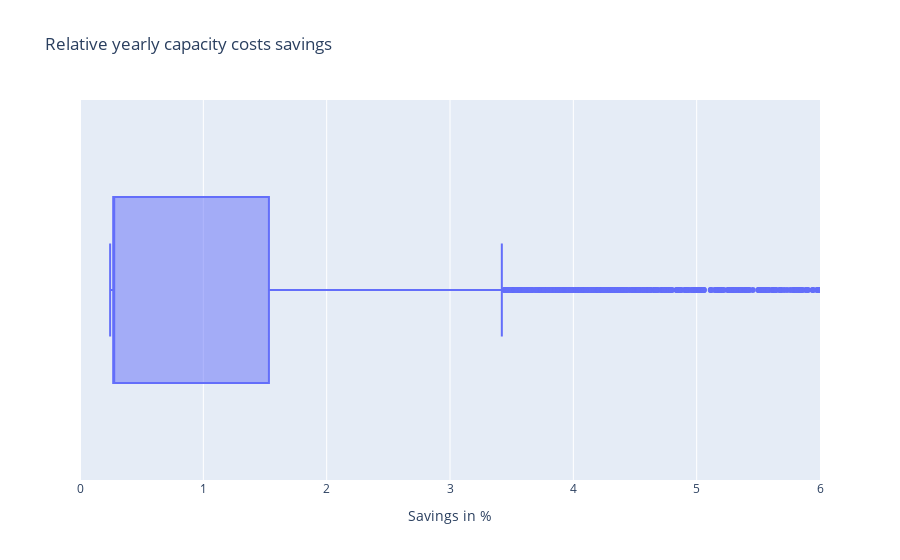

The notebook cell this image was saved under:
### Code cell
perc_yearly_cap_cost_savings = (abs_diff["grid_capacity_costs_eur"] / baseline["grid_capacity_costs_eur"]) * 100
median_perc_yearly_cap_cost_savings = perc_yearly_cap_cost_savings.median()
print(f"{median_perc_yearly_cap_cost_savings=:.2f} %")
mean_perc_yearly_cap_cost_savings = perc_yearly_cap_cost_savings.mean()
print(f"{mean_perc_yearly_cap_cost_savings=:.2f} %")
min_perc_yearly_cap_cost_savings = perc_yearly_cap_cost_savings.min()
print(f"{min_perc_yearly_cap_cost_savings=:.2f} %")
max_perc_yearly_cap_cost_savings = perc_yearly_cap_cost_savings.max()
print(f"{max_perc_yearly_cap_cost_savings=:.2f} %")
q95_perc_yearly_cap_cost_savings = perc_yearly_cap_cost_savings.quantile(0.8)
print(f"{q95_perc_yearly_cap_cost_savings=:.2f} %")
print("-----------------------")
n_profiles_1pct_yearly_cap_cost_savings = len(perc_yearly_cap_cost_savings[perc_yearly_cap_cost_savings > 1])
print(f"Number of profiles with more than 1% yearly savings: {n_profiles_1pct_yearly_cap_cost_savings}")
perc_profiles_1pct_yearly_cap_cost_savings = (len(perc_yearly_cap_cost_savings[perc_yearly_cap_cost_savings > 1]) / len(perc_yearly_savings)) * 100
print(f"Percentage of profiles with more than 1% yearly savings: {perc_profiles_1pct_yearly_cap_cost_savings:.2f} %")
n_profiles_2pct_yearly_cap_cost_savings = len(perc_yearly_cap_cost_savings[perc_yearly_cap_cost_savings > 2])
print(f"Number of profiles with more than 2% yearly savings: {n_profiles_2pct_yearly_cap_cost_savings}")
perc_profiles_2pct_yearly_cap_cost_savings = (len(perc_yearly_cap_cost_savings[perc_yearly_cap_cost_savings > 2]) / len(perc_yearly_savings)) * 100
print(f"Percentage of profiles with more than 2% yearly savings: {perc_profiles_2pct_yearly_cap_cost_savings:.2f} %")


fig_df = pd.DataFrame()
fig_df["Savings"] = perc_yearly_savings.copy()
fig_df = fig_df.rename(columns={"Savings": "Savings"})
fig = px.box(
    data_frame=fig_df,
    x="Savings",
    title="Relative yearly capacity costs savings")
fig.update_layout(xaxis_title="Savings in %", yaxis_title="")
fig.update_xaxes(range=[0, 6])
fig.show()

### Figure 1 — Plotly figure (JSON) as saved in the notebook; plotly's stock layout.template omitted (floating-point values rounded to 4 significant figures; data arrays with more than 128 entries replaced by an {"elided": "..."} marker saying what was removed)
{"data": [{"alignmentgroup": "True", "hovertemplate": "Savings=%{x}<extra></extra>", "legendgroup": "", "marker": {"color": "#636efa"}, "name": "", "notched": false, "offsetgroup": "", "orientation": "h", "showlegend": false, "type": "box", "x": {"elided": "5359 float values"}, "x0": " ", "xaxis": "x", "y0": " ", "yaxis": "y"}], "layout": {"boxmode": "group", "legend": {"tracegroupgap": 0}, "title": {"text": "Relative yearly capacity costs savings"}, "xaxis": {"anchor": "y", "domain": [0, 1], "range": [0, 6], "title": {"text": "Savings in %"}}, "yaxis": {"anchor": "x", "domain": [0, 1], "title": {"text": ""}}}}
